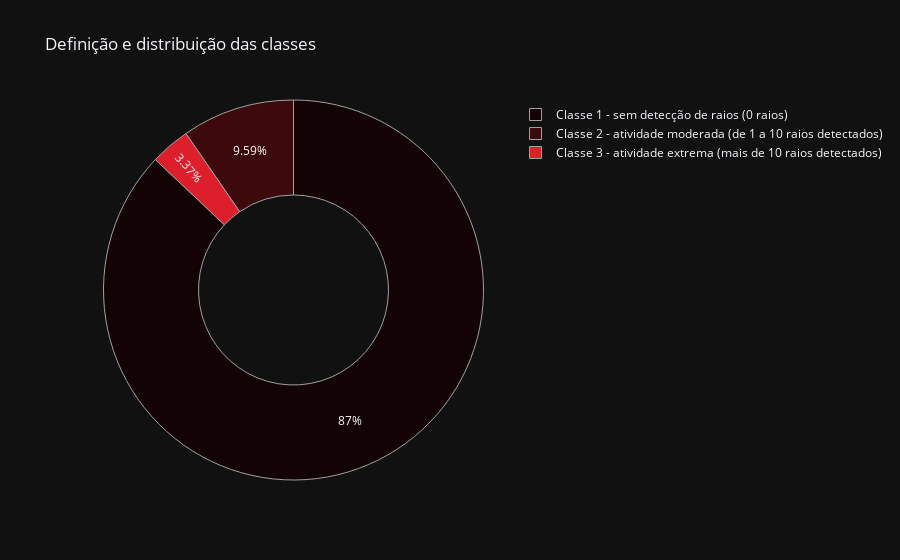

Notebook source saved alongside this figure:
### Code cell
query1 = 'ttyyyxx3 == 0'
query2 = '(ttyyyxx3 >= 1) and (ttyyyxx3 <= 10)'
query3 = '(ttyyyxx3 > 10)'

class1 = df.query(query1)
class2 = df.query(query2)
class3 = df.query(query3)

total1 = class1['ttyyyxx3'].count()
total2 = class2['ttyyyxx3'].count()
total3 = class3['ttyyyxx3'].count()

fig = go.Figure()
labels = ['Classe 1 - sem detecção de raios (0 raios)', 
          'Classe 2 - atividade moderada (de 1 a 10 raios detectados)', 
          'Classe 3 - atividade extrema (mais de 10 raios detectados)']
values = [total1, total2, total3]

colors = ['#140304', '#3C090C', '#DC1F2A']
fig.add_trace(
    go.Pie(labels=labels, values=values, hole=.5,
           marker=dict(colors=colors, 
                    line=dict(color='#A0A0A0', width=1)))
)

fig.update_layout(
    template='plotly_dark',
    title='Definição e distribuição das classes'
)

# offline.plot(fig, image_filename='definition-classes-fam', image='png', image_width=1000, image_height=600)
offline.iplot(fig)

### Figure 1 — Plotly figure (JSON) as saved in the notebook; plotly's stock layout.template omitted (floating-point values rounded to 4 significant figures)
{"data": [{"hole": 0.5, "labels": ["Classe 1 - sem detecção de raios (0 raios)", "Classe 2 - atividade moderada (de 1 a 10 raios detectados)", "Classe 3 - atividade extrema (mais de 10 raios detectados)"], "marker": {"colors": ["#140304", "#3C090C", "#DC1F2A"], "line": {"color": "#A0A0A0", "width": 1}}, "type": "pie", "values": [22820, 2514, 884]}], "layout": {"title": {"text": "Definição e distribuição das classes"}}}
